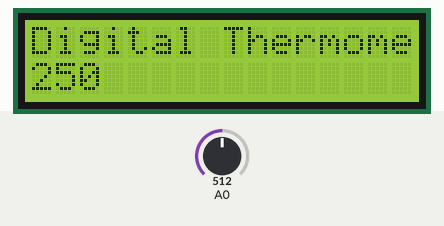
A sketch run on a simulated Arduino Uno, built with avr-gcc and run on an emulated ATmega328P. Shown: 16×2 character LCD. Inputs (shaded band) come from the test bench; at power-on: A0 = 512.

Above: at 1.2 s.
1.3 s: A0 set to 716
At 2.4 s:
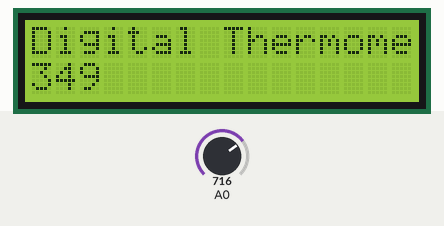
2.8 s: A0 set to 900
At 3.7 s:
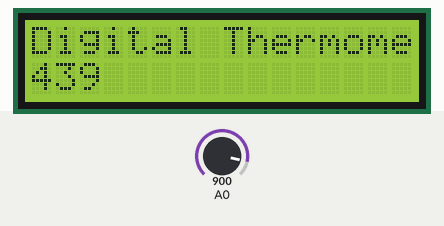
4.3 s: A0 set to 1023
At 4.7 s:
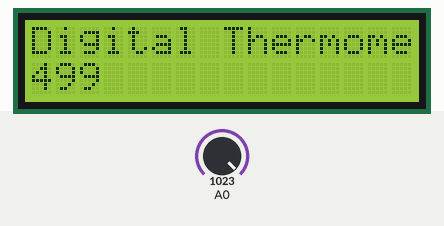
Timing chart, 0 to 7.3 s (numbered marks = the images above; inputs shaded):
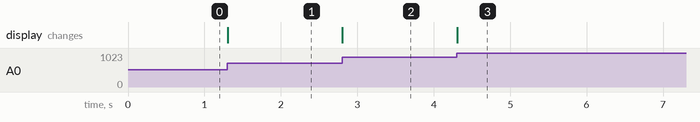

The sketch:

Lm35_temperature_sensor.ino
```cpp
#include < LiquidCrystal.h>  //calling the library for display


float value;
float milivolt;
int temp;
//LiquidCrystal lcd(RS,E,D4,D5,D6,D7);
LiquidCrystal lcd(5, 6, 7, 8, 9, 10);
void setup() {
  lcd.begin(16, 2);  //for 16*2 lcd display
  //lcd.begin(20,4);//for 20*4 lcd display
}

void loop() {
  value = analogRead(A0);
  milivolt = (value * 5000) / 1024;
  temp = milivolt / 10;
  lcd.setCursor(0, 0);
  lcd.print("Digital Thermometer");
  lcd.setCursor(0, 1);
  lcd.print(temp);
}
```

Measured:
- after the input at 1.3 s, the display: changes at once (image 1)
- after the input at 2.8 s, the display: changes at once (image 2)
- after the input at 4.3 s, the display: changes at once (image 3)
